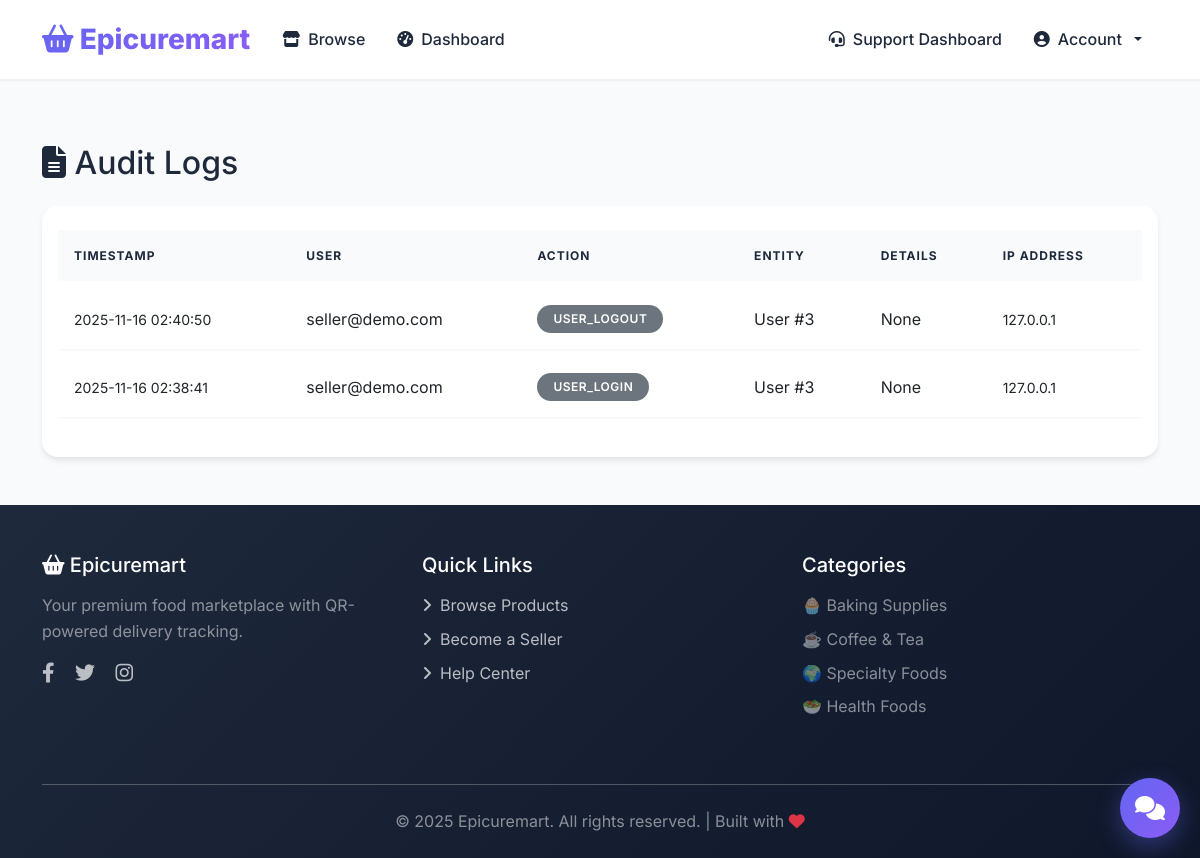
The page /admin/logs (signed in) on the database its author committed.
### app.py (models this page shows, shortened)
class AuditLog(db.Model):
    __tablename__ = 'audit_logs'
    id = db.Column(db.Integer, primary_key=True)
    user_id = db.Column(db.Integer, db.ForeignKey('users.id'))
    action = db.Column(db.String(100), nullable=False)
    entity_type = db.Column(db.String(50))
    entity_id = db.Column(db.Integer)
    details = db.Column(db.Text)
    ip_address = db.Column(db.String(45))
    created_at = db.Column(db.DateTime, default=datetime.utcnow)
    user = db.relationship('User')

class User(db.Model):
    __tablename__ = 'users'
    id = db.Column(db.Integer, primary_key=True)
    email = db.Column(db.String(120), unique=True, nullable=False)
    password_hash = db.Column(db.String(255), nullable=False)
    role = db.Column(db.Enum('admin', 'seller', 'customer', 'courier', 'rider'), nullable=False)
    is_verified = db.Column(db.Boolean, default=False)
    verification_code = db.Column(db.String(10))  # Email verification code
    verification_code_expires = db.Column(db.DateTime)  # Verification code expiry
    is_approved = db.Column(db.Boolean, default=True)  # Admin approval for sellers/couriers/riders
    is_suspended = db.Column(db.Boolean, default=False)  # Account suspension
    suspension_reason = db.Column(db.Text)  # Reason for suspension
    full_name = db.Column(db.String(100))
    first_name = db.Column(db.String(50))
    middle_name = db.Column(db.String(50))
    last_name = db.Column(db.String(50))
    phone = db.Column(db.String(20))
    id_document = db.Column(db.String(255))  # File path for uploaded ID
    business_permit = db.Column(db.String(255))  # Business permit for sellers
    drivers_license = db.Column(db.String(255))  # Driver's license for riders/couriers
    or_cr = db.Column(db.String(255))  # OR/CR for riders/couriers
    plate_number = db.Column(db.String(50))  # Plate number for riders/couriers
    vehicle_type = db.Column(db.String(50))  # Vehicle type for riders/couriers
    profile_picture = db.Column(db.String(255))  # Profile picture/business icon
    is_support_agent = db.Column(db.Boolean, default=False)  # Support agent flag
    last_activity = db.Column(db.DateTime)  # Last activity timestamp for online status
    created_at = db.Column(db.DateTime, default=datetime.utcnow)
    shop = db.relationship('Shop', backref='owner', uselist=False, cascade='all, delete-orphan')
    addresses = db.relationship('Address', backref='user', cascade='all, delete-orphan')
    orders = db.relationship('Order', backref='customer', foreign_keys='Order.customer_id')
    cart_items = db.relationship('CartItem', backref='user', cascade='all, delete-orphan')

### app.py (the view)
@app.route('/admin/logs')
@login_required
@role_required('admin')
def admin_logs():
    page = request.args.get('page', 1, type=int)
    logs = AuditLog.query.order_by(AuditLog.created_at.desc())\
        .paginate(page=page, per_page=50)
    return render_template('admin_logs.html', logs=logs)

### app.py (called while the page is built)
def login_required(f):
    @wraps(f)
    def decorated_function(*args, **kwargs):
        if 'user_id' not in session:
            flash('Please log in to access this page.', 'warning')
            return redirect(url_for('login'))
        return f(*args, **kwargs)
    return decorated_function

def role_required(*roles):
    def decorator(f):
        @wraps(f)
        def decorated_function(*args, **kwargs):
            if 'user_id' not in session:
                flash('Please log in to access this page.', 'warning')
                return redirect(url_for('login'))
            user = User.query.get(session['user_id'])
            if user.role not in roles:
                flash('You do not have permission to access this page.', 'danger')
                return redirect(url_for('index'))
            if not user.is_approved and user.role in ['seller', 'courier', 'rider']:
                flash('Your account is pending approval.', 'warning')
                return redirect(url_for('pending_approval'))
            return f(*args, **kwargs)
        return decorated_function
    return decorator

@app.context_processor
def inject_cart_and_messages():
    cart_count = 0
    unread_messages = 0
    if 'user_id' in session:
        user_id = session['user_id']
        cart_count = CartItem.query.filter_by(user_id=user_id).count()
        unread_messages = Message.query.join(Conversation).filter(
            db.or_(
                db.and_(Conversation.user1_id == user_id, Message.sender_id != user_id),
                db.and_(Conversation.user2_id == user_id, Message.sender_id != user_id)
            ),
            Message.is_read == False
        ).count()
    return dict(cart_count=cart_count, unread_messages=unread_messages)

### templates/admin_logs.html (shortened to what this page needs)
{% extends "base.html" %}
{% block content %}
<div class="container">
    <h2 class="mb-4"><i class="fas fa-file-alt"></i> Audit Logs</h2>
    <div class="card">
        <div class="card-body">
            <div class="table-responsive">
                <table class="table table-sm table-hover">
                    <thead>
                        <tr>
                            <th>Timestamp</th>
                            <th>User</th>
                            <th>Action</th>
                            <th>Entity</th>
                            <th>Details</th>
                            <th>IP Address</th>
                        </tr>
                    </thead>
                    <tbody>
                        {% for log in logs.items %}
                        <tr>
                            <td><small>{{ log.created_at.strftime('%Y-%m-%d %H:%M:%S') }}</small></td>
                            <td>{{ log.user.email if log.user else 'System' }}</td>
                            <td><span class="badge bg-secondary">{{ log.action }}</span></td>
                            <td>{{ log.entity_type }} #{{ log.entity_id if log.entity_id else '' }}</td>
                            <td>{{ log.details }}</td>
                            <td><small>{{ log.ip_address }}</small></td>
                        </tr>
                        {% endfor %}
                    </tbody>
                </table>
            </div>
        </div>
    </div>
</div>
{% endblock %}

### templates/base.html (style rules this page uses)
:root { --primary: #6366f1; --primary-dark: #4f46e5; --secondary: #8b5cf6; --success: #10b981; --danger: #ef4444; --warning: #f59e0b; --info: #06b6d4; --dark: #1e293b; --light: #f8fafc; --gradient-primary: linear-gradient(135deg, #6366f1 0%, #8b5cf6 100%); --gradient-success: linear-gradient(135deg, #10b981 0%, #059669 100%); --shadow-sm: 0 1px 2px 0 rgba(0, 0, 0, 0.05); --shadow-md: 0 4px 6px -1px rgba(0, 0, 0, 0.1); --shadow-lg: 0 10px 15px -3px rgba(0, 0, 0, 0.1); --shadow-xl: 0 20px 25px -5px rgba(0, 0, 0, 0.1); }
* { margin: 0; padding: 0; box-sizing: border-box; }
body { font-family: "Inter", -apple-system, BlinkMacSystemFont, "Segoe UI", sans-serif; min-height: 100vh; display: flex; flex-direction: column; background: var(--light); color: var(--dark); line-height: 1.6; }
.card { border: none; border-radius: 1rem; overflow: hidden; box-shadow: var(--shadow-md); transition: all 0.4s cubic-bezier(0.175, 0.885, 0.32, 1.275); background: white; }
.badge { padding: 0.5rem 1rem; border-radius: 2rem; font-weight: 600; font-size: 0.75rem; text-transform: uppercase; letter-spacing: 0.5px; }
.table { border-collapse: separate; border-spacing: 0 0.5rem; }
.table thead th { border: none; background: var(--light); color: var(--dark); font-weight: 700; text-transform: uppercase; font-size: 0.75rem; letter-spacing: 1px; padding: 1rem; }
.table tbody tr { background: white; box-shadow: var(--shadow-sm); transition: all 0.3s ease; }
.table tbody td { border: none; padding: 1rem; vertical-align: middle; }
html { scroll-behavior: smooth; }

### templates/components/live_chat.html (style rules this page uses)
body { overflow-x: hidden; }

### rows shown on the page
AuditLog: created_at "2025-11-16 02:40:50", user "seller@demo.com", action "USER_LOGOUT", entity_type "User", entity "3", details "None", ip_address "127.0.0.1"
AuditLog: created_at "2025-11-16 02:38:41", user "seller@demo.com", action "USER_LOGIN", entity_type "User", entity "3", details "None", ip_address "127.0.0.1"
